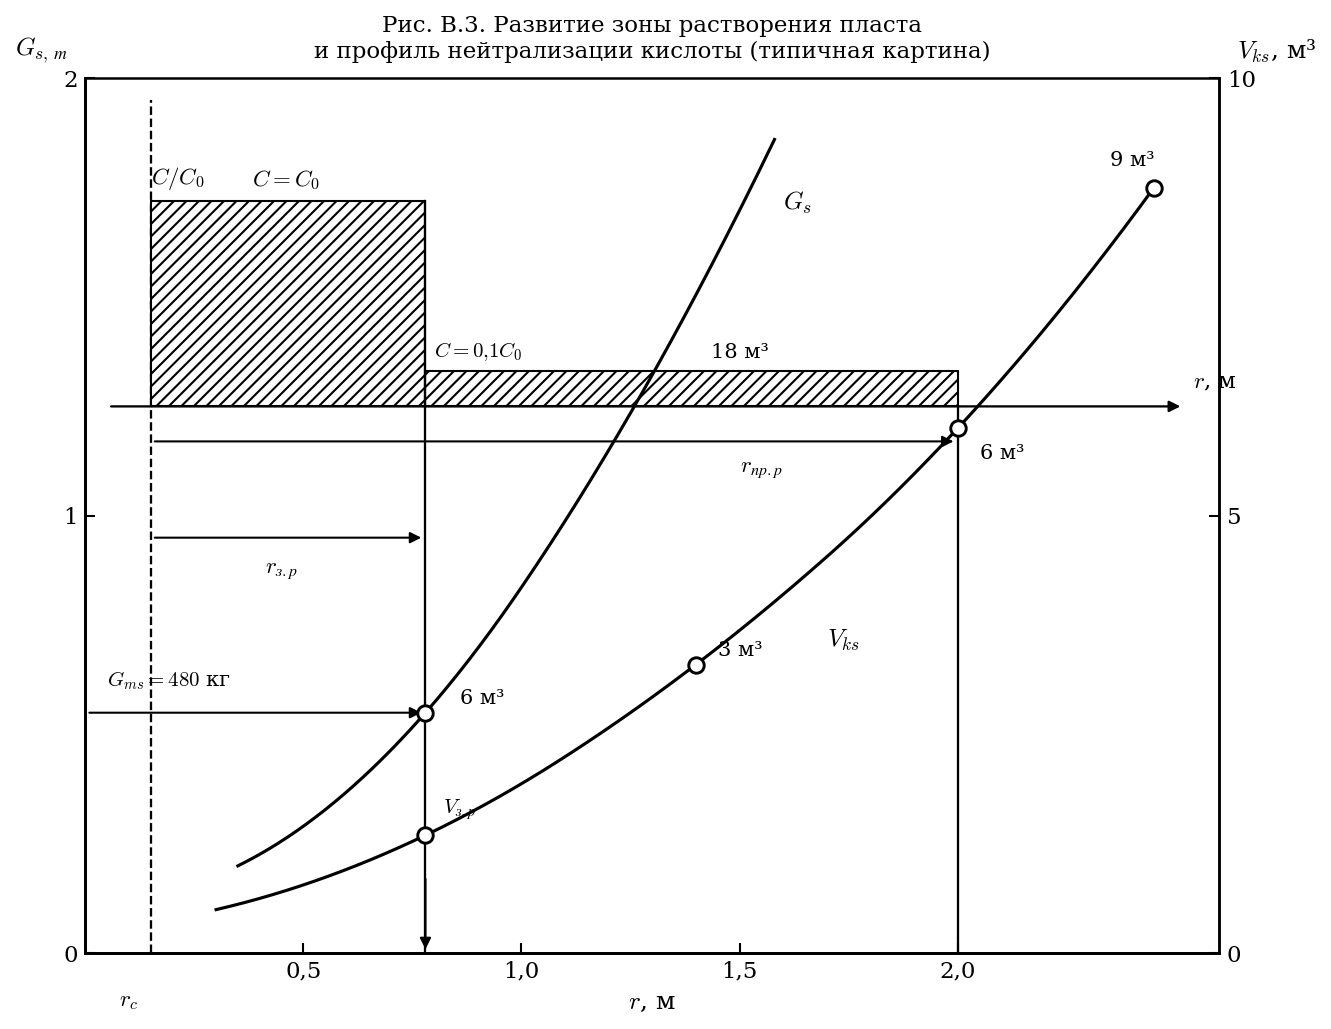

Write the Python code that produced this figure.
import numpy as np
import matplotlib
matplotlib.use("Agg")
import matplotlib.pyplot as plt
from scipy.interpolate import make_interp_spline

plt.rcParams.update({
    "font.family": "serif",
    "font.size": 11,
    "text.usetex": False,
    "mathtext.fontset": "cm",
    "axes.linewidth": 1.2,
})

fig, ax = plt.subplots(figsize=(9, 7))
ax2 = ax.twinx()

# ── ПРЕДЕЛЫ ОСЕЙ ─────────────────────────────────────────────────────────────
ax.set_xlim(0, 2.6)
ax.set_ylim(0, 2.0)
ax2.set_ylim(0, 10)

ax.set_xticks([0.5, 1.0, 1.5, 2.0])
ax.set_xticklabels(["0,5", "1,0", "1,5", "2,0"])
ax.set_yticks([0, 1, 2])
ax2.set_yticks([0, 5, 10])

ax.set_xlabel("$r$, м", fontsize=12, labelpad=4)
ax.set_ylabel("")
ax2.set_ylabel("")

ax.spines["top"].set_visible(False)
ax.spines["right"].set_visible(False)
ax2.spines["top"].set_visible(False)

# Рамка вручную
for (x0, y0, x1, y1) in [
    (0, 0, 2.6, 0),
    (0, 0, 0, 2.0),
    (0, 2.0, 2.6, 2.0),
    (2.6, 0, 2.6, 2.0),
]:
    ax.plot([x0, x1], [y0, y1], "k-", lw=1.2, clip_on=False,
            transform=ax.transData, zorder=10)

# ── ПОДПИСИ ОСЕЙ НАВЕРХУ ─────────────────────────────────────────────────────
ax.text(-0.04, 2.03, "$G_{s,\\,т}$", fontsize=12, ha="right", va="bottom",
        clip_on=False, transform=ax.transData)
ax.text(2.64, 2.03, "$V_{ks}$, м³", fontsize=12, ha="left", va="bottom",
        clip_on=False, transform=ax.transData)

# ── ВНУТРЕННЯЯ ГОРИЗОНТАЛЬНАЯ ЛИНИЯ СО СТРЕЛКОЙ ─────────────────────────────
ax.annotate("", xy=(2.52, 1.25), xytext=(0.05, 1.25),
            arrowprops=dict(arrowstyle="-|>", color="black", lw=1.1),
            annotation_clip=False)
ax.text(2.54, 1.28, "$r$, м", va="bottom", ha="left", fontsize=11,
        clip_on=False)

# ── ПУНКТИРНАЯ ЛИНИЯ r_c ─────────────────────────────────────────────────────
ax.plot([0.15, 0.15], [0.00, 1.95], "k--", lw=1.1)
ax.text(0.10, -0.12, "$r_c$", ha="center", fontsize=11, clip_on=False)

# ── ЗАШТРИХОВАННЫЙ ПРЯМОУГОЛЬНИК C = C0 ──────────────────────────────────────
C0_x = [0.15, 0.78, 0.78, 0.15, 0.15]
C0_y = [1.25, 1.25, 1.72, 1.72, 1.25]
ax.fill(C0_x, C0_y, hatch="////", facecolor="white", edgecolor="black", lw=0.8, zorder=3)
ax.plot(C0_x, C0_y, "k-", lw=1.0, zorder=4)
ax.text(0.46, 1.74, "$C=C_0$", ha="center", va="bottom", fontsize=11, zorder=5)
ax.text(0.15, 1.74, "$C/C_0$", ha="left", va="bottom", fontsize=11)

# ── ВЕРТИКАЛЬНЫЙ СКАЧОК КОНЦЕНТРАЦИИ ─────────────────────────────────────────
ax.plot([0.78, 0.78], [1.72, 1.25], "k-", lw=1.1, zorder=4)

# ── ПОЛОСКА C = 0.1 C0 ───────────────────────────────────────────────────────
C01_x = [0.78, 2.00, 2.00, 0.78, 0.78]
C01_y = [1.25, 1.25, 1.33, 1.33, 1.25]
ax.fill(C01_x, C01_y, hatch="////", facecolor="white", edgecolor="black", lw=0.8, zorder=3)
ax.plot(C01_x, C01_y, "k-", lw=1.0, zorder=4)
ax.text(0.80, 1.35, "$C=0{,}1C_0$", ha="left", va="bottom", fontsize=10)
ax.text(1.50, 1.36, "18 м³", ha="center", fontsize=10)

# ── ВЕРТИКАЛЬНЫЕ ЛИНИИ ────────────────────────────────────────────────────────
ax.plot([0.78, 0.78], [0.00, 1.25], "k-", lw=1.1)
ax.plot([2.00, 2.00], [0.00, 1.25], "k-", lw=1.1)

# ── СТРЕЛКИ ──────────────────────────────────────────────────────────────────
ax.annotate("", xy=(0.78, 0.95), xytext=(0.15, 0.95),
            arrowprops=dict(arrowstyle="-|>", color="black", lw=1.0))
ax.text(0.45, 0.87, "$r_{з.р}$", ha="center", fontsize=11)

ax.annotate("", xy=(2.00, 1.17), xytext=(0.15, 1.17),
            arrowprops=dict(arrowstyle="-|>", color="black", lw=1.0))
ax.text(1.55, 1.10, "$r_{пр.р}$", ha="center", fontsize=11)

# Gms — стрелка от оси (r=0) до зоны растворения
ax.annotate("", xy=(0.78, 0.55), xytext=(0.00, 0.55),
            arrowprops=dict(arrowstyle="-|>", color="black", lw=1.0))
ax.text(0.05, 0.61, "$G_{ms}=480$ кг", ha="left", fontsize=10)

ax.annotate("", xy=(0.78, 0.00), xytext=(0.78, 0.18),
            arrowprops=dict(arrowstyle="-|>", color="black", lw=1.0))

# ── КРИВАЯ G_s (выпрямлена — почти линейный рост) ────────────────────────────
Gs_x = np.array([0.35, 0.78, 1.20, 1.58])
Gs_y = np.array([0.20, 0.55, 1.15, 1.86])
spl_gs = make_interp_spline(Gs_x, Gs_y, k=2)
x_gs = np.linspace(Gs_x[0], Gs_x[-1], 400)
ax.plot(x_gs, spl_gs(x_gs), "k-", lw=1.5, zorder=5)
ax.text(1.60, 1.70, "$G_s$", ha="left", fontsize=12, fontweight="bold")

# ── КРИВАЯ V_ks (выпрямлена — почти линейный рост) ───────────────────────────
Vks_x = np.array([0.30, 0.78, 1.40, 2.00, 2.45])
Vks_y = np.array([0.10, 0.27, 0.66, 1.20, 1.75])
spl_vks = make_interp_spline(Vks_x, Vks_y, k=2)
x_vks = np.linspace(Vks_x[0], Vks_x[-1], 400)
ax.plot(x_vks, spl_vks(x_vks), "k-", lw=1.5, zorder=5)
ax.text(1.70, 0.70, "$V_{ks}$", ha="left", fontsize=12, fontweight="bold")

# ── ТОЧКИ-КРУЖКИ ─────────────────────────────────────────────────────────────
points_x = [0.78, 0.78, 1.40, 2.00, 2.45]
points_y = [0.55, 0.27, 0.66, 1.20, 1.75]
ax.scatter(points_x, points_y,
           s=55, facecolors="white", edgecolors="black", lw=1.4, zorder=8)

# ── ПОДПИСИ ОБЪЁМОВ ──────────────────────────────────────────────────────────
ax.text(0.86, 0.57, "6 м³", ha="left", fontsize=10)
ax.text(0.82, 0.32, "$V_{з.р}$", ha="left", fontsize=10)
ax.text(1.45, 0.68, "3 м³", ha="left", fontsize=10)
ax.text(2.05, 1.13, "6 м³", ha="left", fontsize=10)
ax.text(2.35, 1.80, "9 м³", ha="left", fontsize=10)

# ── ФИНАЛЬНЫЕ НАСТРОЙКИ ──────────────────────────────────────────────────────
ax.tick_params(direction="in", length=5, width=1.0, top=False, right=False)
ax2.tick_params(direction="in", length=5, width=1.0, top=False, left=False)

ax.set_title(
    "Рис. В.3. Развитие зоны растворения пласта\n"
    "и профиль нейтрализации кислоты (типичная картина)",
    fontsize=11, pad=10,
)

plt.tight_layout()
plt.savefig("plot_b4_schema.png", dpi=150, bbox_inches="tight", facecolor="white")
plt.show()
